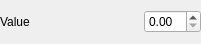
<?xml version="1.0" encoding="UTF-8"?>
<ui version="4.0">
 <class>FloatProperty</class>
 <widget class="QWidget" name="FloatProperty">
  <property name="geometry">
   <rect>
    <x>0</x>
    <y>0</y>
    <width>201</width>
    <height>44</height>
   </rect>
  </property>
  <property name="windowTitle">
   <string>Form</string>
  </property>
  <layout class="QHBoxLayout" name="horizontalLayout">
   <property name="leftMargin">
    <number>0</number>
   </property>
   <property name="topMargin">
    <number>0</number>
   </property>
   <property name="rightMargin">
    <number>0</number>
   </property>
   <property name="bottomMargin">
    <number>0</number>
   </property>
   <item>
    <widget class="QLabel" name="label">
     <property name="sizePolicy">
      <sizepolicy hsizetype="Expanding" vsizetype="Preferred">
       <horstretch>0</horstretch>
       <verstretch>0</verstretch>
      </sizepolicy>
     </property>
     <property name="text">
      <string>Value</string>
     </property>
    </widget>
   </item>
   <item>
    <widget class="QDoubleSpinBox" name="propertyBox"/>
   </item>
  </layout>
 </widget>
 <resources/>
 <connections/>
</ui>
